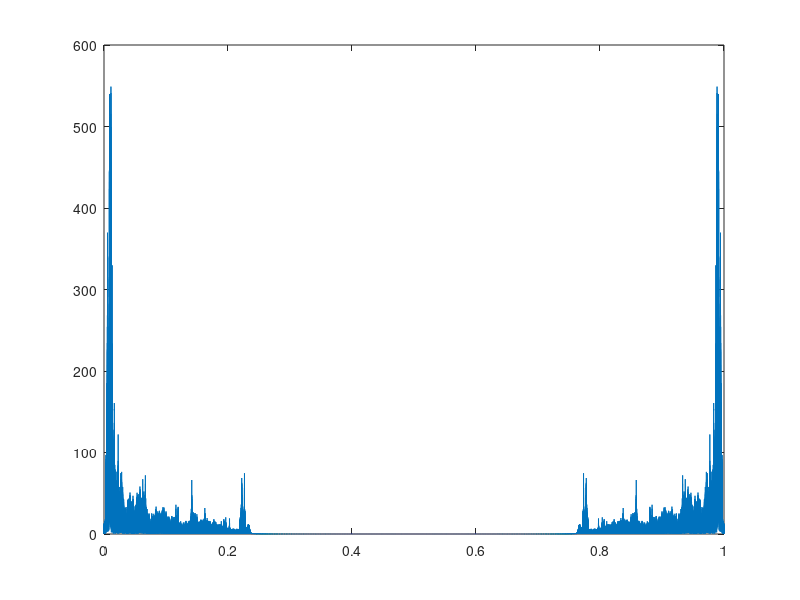
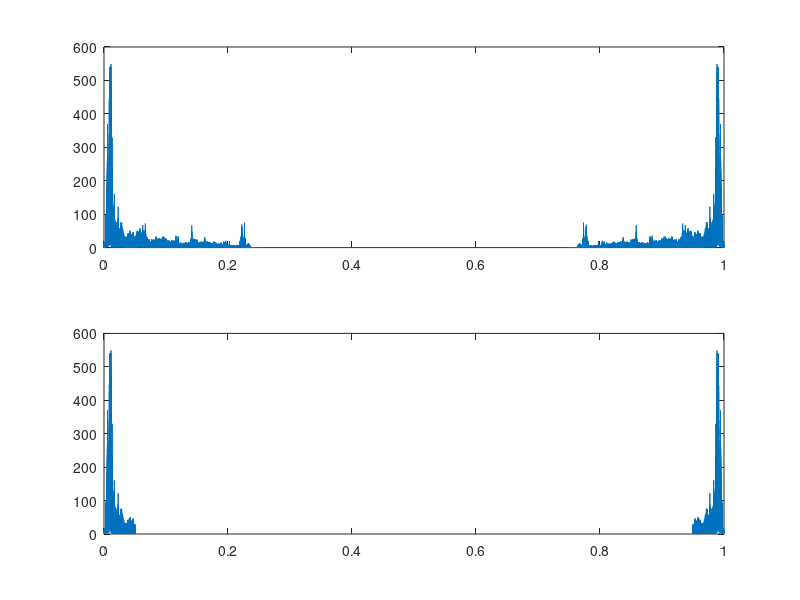

Reproduce these figures in MATLAB, in order.
load('jingle.mat');

N=length(jingle);
% DFT / DFS of the jingle
Jingle=fft(jingle);
% Plot of the spectrum in normalized frequencies
figure; 
normFreq=(1:N)/N;
plot(normFreq,abs(Jingle));

sizejingle=length(jingle);
% Down-sampling by a factor 2
jingle2=jingle(1:2:sizejingle);
N=length(jingle2);
% DFT / DFS of the down-sampled jingle
Jingle2=fft(jingle2);
% Zero padding
JJingle2=(sizejingle/N)*[Jingle2(1:(N/2)) zeros(1,sizejingle-N) Jingle2((N/2+1):N)];
% Reconstruction by inverse DFT /DFS
jjingle2=real(ifft(JJingle2));

sizejingle=length(jingle);
% Down-sampling by a factor 10
jingle10=jingle(1:10:sizejingle);
N=length(jingle10);
% DFT / DFS of the down-sampled jingle
Jingle10=fft(jingle10);
% Zero padding
JJingle10=(sizejingle/N)*[Jingle10(1:(N/2)) zeros(1,sizejingle-N) Jingle10((N/2+1):N)];
% Reconstruction by inverse DFT /DFS
jjingle10=real(ifft(JJingle10));

N=length(Jingle);
N1=0.05*N;
N2=0.95*N;
JingleLP=Jingle;
% Low pass filtering of the jingle spectrum
JingleLP(N1:N2)=zeros(1,N2-N1+1);
% Low pass version of the jingle
jingleLP=real(ifft(JingleLP));

figure;
% Plot of the spectral content of the jingle and of its low passed version
% in normalized frequencies
normFreq=(1:N)/N;
subplot(2,1,1); plot(normFreq,abs(Jingle));
subplot(2,1,2); plot(normFreq,abs(JingleLP));

sizejingle=length(jingleLP);
% Down-sample the low pass version of the jingle by a factor 10
jingleLP10=jingleLP(1:10:N);
N=length(jingleLP10);
% DFT / DFS of the down-sampled low pass version of the jingle
JingleLP10=fft(jingleLP10);
% Zero padding
JJingleLP10=(sizejingle/N)*[JingleLP10(1:(N/2)) zeros(1,sizejingle-N) JingleLP10((N/2+1):N)];
% Reconstruction by inverse DFT /DFS
jjingleLP10=real(ifft(JJingleLP10));